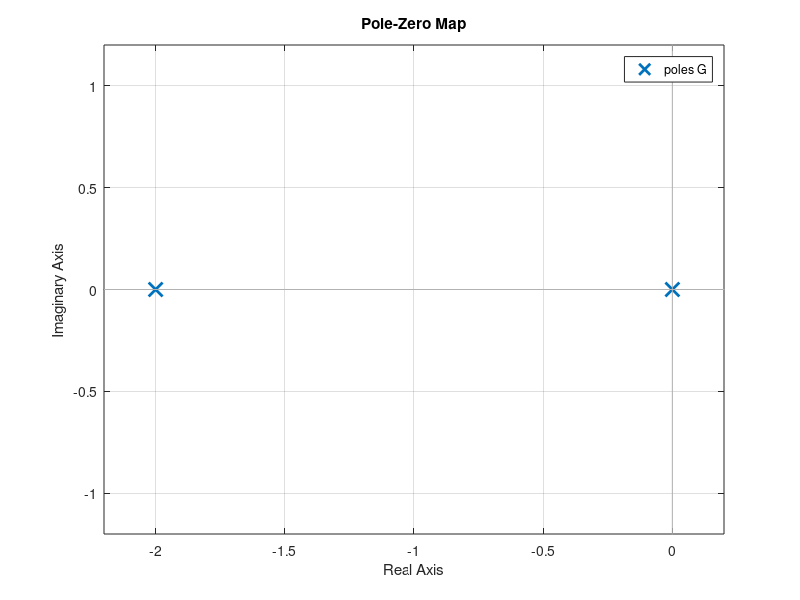
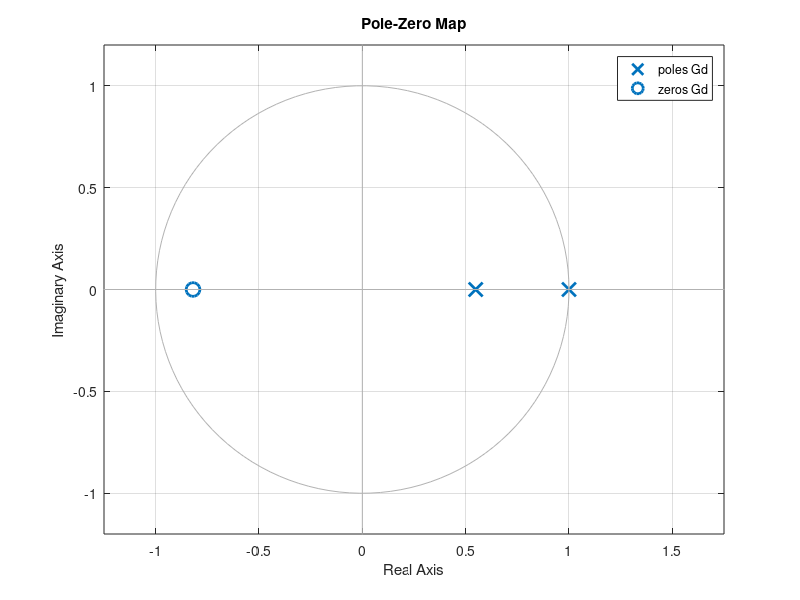
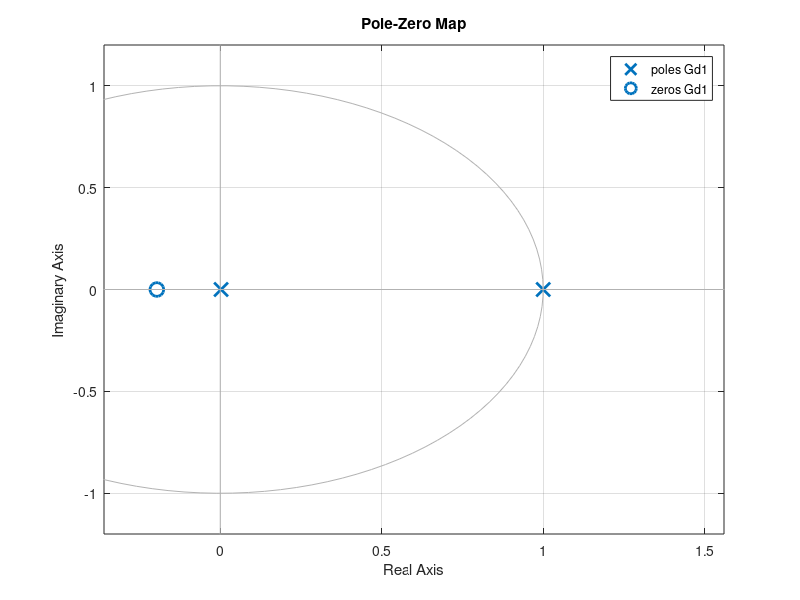
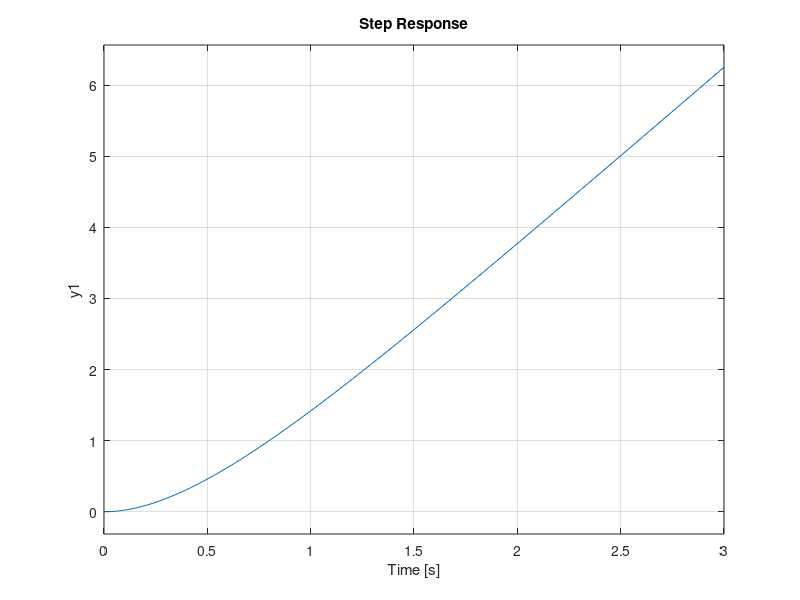

Source code (MATLAB) for these figures, in order:
close all;
clear all;
% Datos dados por la tabla:
p1 = -2;
p2 = 0;
K = 5;
Sobrepaso = 5;
t_2percent = 4;
error = 0;
T = 0.3;

% Obtener la función de transferencia continua G(s).
G = zpk([],[p1 p2],[K])
Tm = T

% Hallar la FT discreta de lazo abierto Gd(s) del sistema de la figura con Z0H
% a la entrada y el tiempo de muestreo asignado Tm.
Gd = c2d(G, Tm, 'Z0H')

% Dibujar el mapa de polos y ceros del sistema continuo y el discreto
figure(1); pzmap(G)
figure(2); pzmap(Gd)

% ¿Qué ocurre con el mapa si se multiplica por 10 el periodo de muestreo?
Gd1 = c2d(G, 10*Tm, 'Z0H')
figure(3); pzmap(Gd1)

% Obtener la respuesta al escalon del sistema discreto y determinar si es
% estable.
figure(4); step(G)
figure(5); step(Gd)

%                           Para el sistema discreto                           %
% Determinar el tipo de sistema.
% En este caso se trata de un sistema tipo 0.

% Determinar la constante de error de posición Kp y el error ante un escalon, y
% verificar mediante respuesta al escalon de lazo cerrado del sistema discreto
% como se muestra:
Kp = dcgain(Gd)
ess = 1/(1 + Kp)
GdLC = feedback(Gd,1)
figure(6); step(GdLC)

% Verificar error ante una rampa de entrada, ¿ converge o diverge? Explique la
% causa
t = 0:Tm:100*Tm;         % genera rampa
figure(7); lsim(GdLC,t,t)

%                    A lazo cerrado con realimentación unitaria                %
% Graficar el lugar de raíces del sistema continuo G(s) y del sistema discreto
% Gd(s) indicando las ganancias criticas de estabilidad (si las hubiera)
figure(8); rlocus(G)
figure(9); rlocus(Gd)

% ¿Qué ocurre con la estabilidad relativa si se aumenta 10 veces el tiempo de
% muestreo original?
figure(10); rlocus(Gd1)
